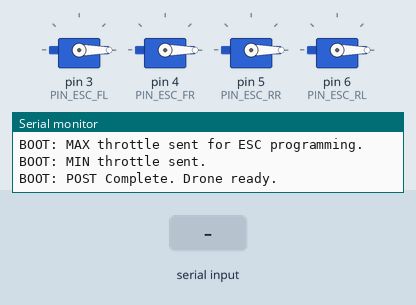
Bench run of a program on a simulated Arduino Nano, built with avr-gcc and run on an emulated ATmega328P. Shown: 4 × servo, the last lines printed to the serial monitor. The test bench sets the inputs (shaded band).

Above: at 4.3 s.
4.4 s: "1111\n" received over the second serial link
At 5.6 s:
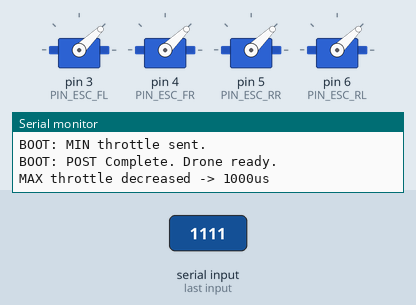
5.9 s: "9999\n" received over the second serial link
7.4 s: "3\n" received over the second serial link
At 7.9 s:
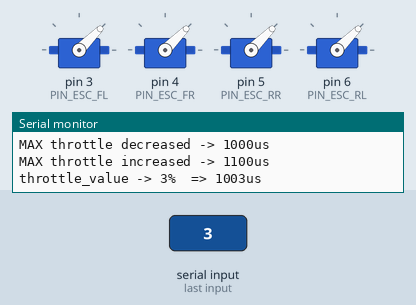
Timing chart, 0 to 10.4 s (numbered marks = the images above; inputs shaded):
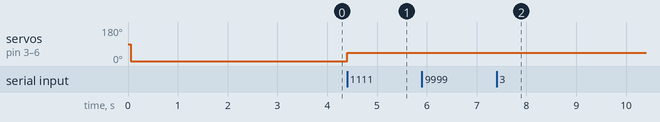

The program:

main.cpp
```cpp
// main.cpp
// Entry point for the application: sets up peripherals and processes
// Bluetooth commands in the loop. Kept small; logic lives in modules.

#include <Arduino.h>
#include "config.h"
#include "utils.h"
#include "esc_control.h"
#include "bluetooth.h"

// Simple line buffer for BT commands (kept local to this file).
// HC-05 typically sends CR/LF on line end; we treat either as a terminator.
static char lineBuf[48];
static uint8_t lineLen = 0;

void setup()
{
    // Initialize serial links
    Serial.begin(BAUDRATE);
    HC05.begin(BAUDRATE);

    // Attach ESC servo outputs to their pins
    ESC_FL.attach(PIN_ESC_FL);
    ESC_FR.attach(PIN_ESC_FR);
    ESC_RR.attach(PIN_ESC_RR);
    ESC_RL.attach(PIN_ESC_RL);
    delay(50);

    // Send a brief MAX signal to let ESCs enter programming/arming as needed,
    // then fall back to MIN. Adjust timings to match your ESCs if necessary.
    set_throttle_all(ESC_MAX_US);
    print_both_serial("BOOT: MAX throttle sent for ESC programming.");
    delay(2000);
    set_throttle_all(ESC_MIN_US);
    print_both_serial("BOOT: MIN throttle sent.");
    delay(1000);
    print_both_serial("BOOT: POST Complete. Drone ready.");
}

void loop()
{
    // Drain the Bluetooth serial into a small buffer and parse by line
    while (HC05.available())
    {
        char c = (char)HC05.read();
        if (c == '\r' || c == '\n')
        {
            if (lineLen > 0)
            {
                lineBuf[lineLen] = '\0';
                parse_BT_commands(lineBuf);
                lineLen = 0;
            }
        }
        else if (lineLen < sizeof(lineBuf) - 1)
        {
            lineBuf[lineLen++] = c;
        }
    }
}
```

bluetooth.h
```cpp
/**
 * @file bluetooth.h
 * @brief Bluetooth command parsing entry point.
 */
#ifndef BLUETOOTH_H
#define BLUETOOTH_H

/**
 * Parse and handle a single Bluetooth command line.
 * Supported commands:
 *  - 0..100 : set throttle percentage
 *  - 1111   : decrease ESC_MAX_US by 100us (clamped)
 *  - 9999   : increase ESC_MAX_US by 100us (clamped)
 *
 * @param command null-terminated ASCII string (modified only for reading)
 */
void parse_BT_commands(char* command);

#endif // BLUETOOTH_H
```

esc_control.h
```cpp
/**
 * @file esc_control.h
 * @brief Helpers for writing microsecond pulses to the four ESCs.
 */
#ifndef ESC_CONTROL_H
#define ESC_CONTROL_H

#include <Arduino.h>

/**
 * Set throttle on all motors, clamped to [ESC_MIN_US, ESC_MAX_US].
 * @param us desired pulse width in microseconds
 */
void set_throttle_all(int us);

/**
 * Set throttle for one motor, clamped to [ESC_MIN_US, ESC_MAX_US].
 * Motor index mapping: 1=FL, 2=FR, 3=RR, 4=RL.
 * @param idx motor index 1..4
 * @param us desired pulse width in microseconds
 */
void set_throttle_one(uint8_t idx, int us);

#endif // ESC_CONTROL_H
```

utils.h
```cpp
/**
 * @file utils.h
 * @brief Miscellaneous helpers.
 */
#ifndef UTILS_H
#define UTILS_H

/**
 * Print a message to both USB Serial and the HC-05 SoftwareSerial.
 * @param s null-terminated message to print (newline appended)
 */
void print_both_serial(const char* s);

#endif // UTILS_H
```

bluetooth.cpp
```cpp
// bluetooth.cpp
// Parses simple numeric commands from HC-05 to control ESC throttle:
//  - 0..100 : set throttle to percentage of [ESC_MIN_US, ESC_MAX_US]
//  - 1111   : decrease ESC_MAX_US by 100us (clamped to ESC_MIN_ALLOWED)
//  - 9999   : increase ESC_MAX_US by 100us (clamped to ESC_MAX_ALLOWED)

#include <Arduino.h>
#include <stdlib.h>
#include <stdio.h>
#include "config.h"
#include "esc_control.h"
#include "utils.h"
#include "bluetooth.h"

void parse_BT_commands(char* command)
{
  // Trim leading whitespace for robustness
  while (*command == ' ' || *command == '\t') command++;
  if (*command == '\0') return;

  // percentage 0..100 or special numeric commands
  char* endp = NULL;
  long throttle_value = strtol(command, &endp, 10);

  if (endp && *endp == '\0') {

    if (throttle_value == 1111) {
      // Decrease max by 100us and clamp
      ESC_MAX_US -= 100;
      if (ESC_MAX_US < ESC_MIN_ALLOWED) ESC_MAX_US = ESC_MIN_ALLOWED;

      int us = ESC_MIN_US + (int)((ESC_MAX_US - ESC_MIN_US) * (ESC_current_pct / 100.0));
      set_throttle_all(us);

      char msg[64];
      snprintf(msg, sizeof(msg), "MAX throttle decreased -> %dus", ESC_MAX_US);
      print_both_serial(msg);
      return;
    }

    else if (throttle_value == 9999) {
      // Increase max by 100us and clamp
      ESC_MAX_US += 100;
      if (ESC_MAX_US > ESC_MAX_ALLOWED) ESC_MAX_US = ESC_MAX_ALLOWED;

      int us = ESC_MIN_US + (int)((ESC_MAX_US - ESC_MIN_US) * (ESC_current_pct / 100.0));
      set_throttle_all(us);

      char msg[64];
      snprintf(msg, sizeof(msg), "MAX throttle increased -> %dus", ESC_MAX_US);
      print_both_serial(msg);
      return;
    }

    else if (throttle_value >= 0 && throttle_value <= 100) {
      ESC_current_pct = (int)throttle_value;
      int us = ESC_MIN_US + (int)((ESC_MAX_US - ESC_MIN_US) * (ESC_current_pct / 100.0));
      set_throttle_all(us);

      char msg[64];
      snprintf(msg, sizeof(msg), "throttle_value -> %ld%%  => %dus", throttle_value, us);
      print_both_serial(msg);
      return;
    }
    print_both_serial("ERR: unknown command");
  }
}
```

esc_control.cpp
```cpp
// esc_control.cpp
// Implements helpers to command ESC pulses. All inputs are clamped to the
// configured min/max ranges to protect the ESCs and avoid accidental overdrive.

#include <Arduino.h>
#include "config.h"
#include "esc_control.h"

void set_throttle_all(int us)
{
  // Clamp to configured range
  if (us < ESC_MIN_US) us = ESC_MIN_US;
  if (us > ESC_MAX_US) us = ESC_MAX_US;

  // Apply to all four ESCs
  ESC_FL.writeMicroseconds(us);
  ESC_FR.writeMicroseconds(us);
  ESC_RR.writeMicroseconds(us);
  ESC_RL.writeMicroseconds(us);
}

void set_throttle_one(uint8_t idx, int us)
{
  // Clamp to configured range
  if (us < ESC_MIN_US) us = ESC_MIN_US;
  if (us > ESC_MAX_US) us = ESC_MAX_US;

  // Route to the selected ESC
  switch (idx) {
    case 1: ESC_FL.writeMicroseconds(us); break; // Front-Left
    case 2: ESC_FR.writeMicroseconds(us); break; // Front-Right
    case 3: ESC_RR.writeMicroseconds(us); break; // Rear-Right
    case 4: ESC_RL.writeMicroseconds(us); break; // Rear-Left
    default: break; // ignore invalid indices
  }
}
```

utils.cpp
```cpp
// utils.cpp
// Small shared helpers used across modules.

#include <Arduino.h>
#include "config.h"
#include "utils.h"

void print_both_serial(const char* s)
{
  // Mirror log lines to both Serial (USB) and HC-05 (Bluetooth)
  Serial.println(s);
  HC05.println(s);
}
```

config.h
```cpp
/**
 * @file config.h
 * @brief Shared configuration: pins, baud rate, limits, and global peripherals.
 *
 * This header centralizes hardware mappings and globals so modules can
 * include a single file for consistent configuration.
 */
#ifndef CONFIG_H
#define CONFIG_H

#include <Arduino.h>
#include <SoftwareSerial.h>
#include <Servo.h>

// Serial speed for both USB Serial and HC-05
#define BAUDRATE 9600

// Bluetooth pins (Arduino Nano)
#define PIN_BT_RX 10 // D10 -> RX from HC-05 TX
#define PIN_BT_TX 11 // D11 -> TX to HC-05 RX

// Motor signal pins
// Quad outputs on D3..D6: FL=D3, FR=D4, RR=D5, RL=D6
#define PIN_ESC_FL 3 // D3
#define PIN_ESC_FR 4 // D4
#define PIN_ESC_RR 5 // D5
#define PIN_ESC_RL 6 // D6

// ESC timing (typical)
#define ESC_MIN_ALLOWED 1000  // us
#define ESC_MAX_ALLOWED 2000  // us

// Adjustable runtime parameters
extern int ESC_MIN_US;        // minimum effective microseconds
extern int ESC_MAX_US;        // current allowed max, adjustable by commands
extern int ESC_current_pct;   // last commanded percentage (0..100)

// Peripherals (instantiated in config.cpp)
extern SoftwareSerial HC05;   // RX, TX
extern Servo ESC_FL;
extern Servo ESC_FR;
extern Servo ESC_RR;
extern Servo ESC_RL;

#endif // CONFIG_H
```

config.cpp
```cpp
// config.cpp
// Definitions for globals declared in config.h

#include "config.h"

// Runtime-adjustable ESC pulse limits and state
int ESC_MIN_US = ESC_MIN_ALLOWED;
int ESC_MAX_US = ESC_MAX_ALLOWED * 0.2; // Start with 20% max for safety
int ESC_current_pct = 0; // 0..100

// Peripherals
SoftwareSerial HC05(PIN_BT_RX, PIN_BT_TX); // RX, TX
Servo ESC_FL;
Servo ESC_FR;
Servo ESC_RR;
Servo ESC_RL;
```

Measured:
- after the input at 4.4 s, servo on pin 3 (PIN_ESC_FL), servo on pin 4 (PIN_ESC_FR), servo on pin 5 (PIN_ESC_RR), servo on pin 6 (PIN_ESC_RL): 0° → 44° at once
- after the input at 7.4 s, servo on pin 3 (PIN_ESC_FL), servo on pin 4 (PIN_ESC_FR), servo on pin 5 (PIN_ESC_RR), servo on pin 6 (PIN_ESC_RL): 44° → 45° at once
